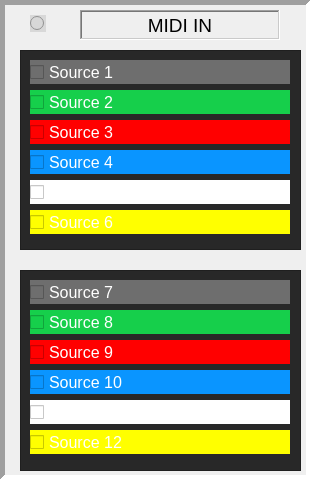
   <widget class="QFrame" name="frame_MIDI">
    <property name="geometry">
     <rect>
      <x>10</x>
      <y>60</y>
      <width>311</width>
      <height>480</height>
     </rect>
    </property>
    <property name="frameShape">
     <enum>QFrame::Panel</enum>
    </property>
    <property name="frameShadow">
     <enum>QFrame::Sunken</enum>
    </property>
    <property name="lineWidth">
     <number>5</number>
    </property>
    <property name="midLineWidth">
     <number>5</number>
    </property>
    <widget class="QFrame" name="frame_3">
     <property name="geometry">
      <rect>
       <x>20</x>
       <y>50</y>
       <width>281</width>
       <height>200</height>
      </rect>
     </property>
     <property name="styleSheet">
      <string notr="true">background-color: rgb(40,40,40);
color: rgb(255, 255, 255);</string>
     </property>
     <property name="frameShape">
      <enum>QFrame::StyledPanel</enum>
     </property>
     <property name="frameShadow">
      <enum>QFrame::Raised</enum>
     </property>
     <widget class="CustomCheckBox" name="checkBox_source_6">
      <property name="geometry">
       <rect>
        <x>10</x>
        <y>160</y>
        <width>260</width>
        <height>24</height>
       </rect>
      </property>
      <property name="font">
       <font>
        <pointsize>12</pointsize>
       </font>
      </property>
      <property name="styleSheet">
       <string notr="true">background-color: rgb(255, 255, 0);</string>
      </property>
      <property name="text">
       <string>Source 6</string>
      </property>
      <property name="iconSize">
       <size>
        <width>16</width>
        <height>16</height>
       </size>
      </property>
     </widget>
     <widget class="CustomCheckBox" name="checkBox_source_2">
      <property name="geometry">
       <rect>
        <x>10</x>
        <y>40</y>
        <width>260</width>
        <height>24</height>
       </rect>
      </property>
      <property name="font">
       <font>
        <pointsize>12</pointsize>
       </font>
      </property>
      <property name="styleSheet">
       <string notr="true">background-color: rgb(22, 207, 75);</string>
      </property>
      <property name="text">
       <string>Source 2</string>
      </property>
      <property name="iconSize">
       <size>
        <width>16</width>
        <height>16</height>
       </size>
      </property>
     </widget>
     <widget class="CustomCheckBox" name="checkBox_source_1">
      <property name="geometry">
       <rect>
        <x>10</x>
        <y>10</y>
        <width>260</width>
        <height>24</height>
       </rect>
      </property>
      <property name="palette">
       <palette>
        <active>
         <colorrole role="WindowText">
          <brush brushstyle="SolidPattern">
           <color alpha="255">
            <red>255</red>
            <green>255</green>
            <blue>255</blue>
           </color>
          </brush>
         </colorrole>
         <colorrole role="Button">
          <brush brushstyle="SolidPattern">
           <color alpha="255">
            <red>110</red>
            <green>110</green>
            <blue>110</blue>
           </color>
          </brush>
         </colorrole>
         <colorrole role="Text">
          <brush brushstyle="SolidPattern">
           <color alpha="255">
            <red>255</red>
            <green>255</green>
            <blue>255</blue>
           </color>
          </brush>
         </colorrole>
         <colorrole role="ButtonText">
          <brush brushstyle="SolidPattern">
           <color alpha="255">
            <red>255</red>
            <green>255</green>
            <blue>255</blue>
           </color>
          </brush>
         </colorrole>
         <colorrole role="Base">
          <brush brushstyle="SolidPattern">
           <color alpha="255">
            <red>110</red>
            <green>110</green>
            <blue>110</blue>
           </color>
          </brush>
         </colorrole>
         <colorrole role="Window">
          <brush brushstyle="SolidPattern">
           <color alpha="255">
            <red>110</red>
            <green>110</green>
            <blue>110</blue>
           </color>
          </brush>
         </colorrole>
        </active>
        <inactive>
         <colorrole role="WindowText">
          <brush brushstyle="SolidPattern">
           <color alpha="255">
            <red>255</red>
            <green>255</green>
            <blue>255</blue>
           </color>
          </brush>
         </colorrole>
         <colorrole role="Button">
          <brush brushstyle="SolidPattern">
           <color alpha="255">
            <red>110</red>
            <green>110</green>
            <blue>110</blue>
           </color>
          </brush>
         </colorrole>
         <colorrole role="Text">
          <brush brushstyle="SolidPattern">
           <color alpha="255">
            <red>255</red>
            <green>255</green>
            <blue>255</blue>
           </color>
          </brush>
         </colorrole>
         <colorrole role="ButtonText">
          <brush brushstyle="SolidPattern">
           <color alpha="255">
            <red>255</red>
            <green>255</green>
            <blue>255</blue>
           </color>
          </brush>
         </colorrole>
         <colorrole role="Base">
          <brush brushstyle="SolidPattern">
           <color alpha="255">
            <red>110</red>
            <green>110</green>
            <blue>110</blue>
           </color>
          </brush>
         </colorrole>
         <colorrole role="Window">
          <brush brushstyle="SolidPattern">
           <color alpha="255">
            <red>110</red>
            <green>110</green>
            <blue>110</blue>
           </color>
          </brush>
         </colorrole>
        </inactive>
        <disabled>
         <colorrole role="WindowText">
          <brush brushstyle="SolidPattern">
           <color alpha="255">
            <red>255</red>
            <green>255</green>
            <blue>255</blue>
           </color>
          </brush>
         </colorrole>
         <colorrole role="Button">
          <brush brushstyle="SolidPattern">
           <color alpha="255">
            <red>110</red>
            <green>110</green>
            <blue>110</blue>
           </color>
          </brush>
         </colorrole>
         <colorrole role="Text">
          <brush brushstyle="SolidPattern">
           <color alpha="255">
            <red>255</red>
            <green>255</green>
            <blue>255</blue>
           </color>
          </brush>
         </colorrole>
         <colorrole role="ButtonText">
          <brush brushstyle="SolidPattern">
           <color alpha="255">
            <red>255</red>
            <green>255</green>
            <blue>255</blue>
           </color>
          </brush>
         </colorrole>
         <colorrole role="Base">
          <brush brushstyle="SolidPattern">
           <color alpha="255">
            <red>110</red>
            <green>110</green>
            <blue>110</blue>
           </color>
          </brush>
         </colorrole>
         <colorrole role="Window">
          <brush brushstyle="SolidPattern">
           <color alpha="255">
            <red>110</red>
            <green>110</green>
            <blue>110</blue>
           </color>
          </brush>
         </colorrole>
        </disabled>
       </palette>
      </property>
      <property name="font">
       <font>
        <pointsize>12</pointsize>
       </font>
      </property>
      <property name="styleSheet">
       <string notr="true">background-color: rgb(110, 110, 110);
color: rgb(255, 255, 255);</string>
      </property>
      <property name="text">
       <string>Source 1</string>
      </property>
      <property name="iconSize">
       <size>
        <width>16</width>
        <height>16</height>
       </size>
      </property>
     </widget>
     <widget class="CustomCheckBox" name="checkBox_source_4">
      <property name="geometry">
       <rect>
        <x>10</x>
        <y>100</y>
        <width>260</width>
        <height>24</height>
       </rect>
      </property>
      <property name="font">
       <font>
        <pointsize>12</pointsize>
       </font>
      </property>
      <property name="styleSheet">
       <string notr="true">background-color: rgb(10, 149, 255);</string>
      </property>
      <property name="text">
       <string>Source 4</string>
      </property>
      <property name="iconSize">
       <size>
        <width>16</width>
        <height>16</height>
       </size>
      </property>
     </widget>
     <widget class="CustomCheckBox" name="checkBox_source_5">
      <property name="geometry">
       <rect>
        <x>10</x>
        <y>130</y>
        <width>260</width>
        <height>24</height>
       </rect>
      </property>
      <property name="font">
       <font>
        <pointsize>12</pointsize>
       </font>
      </property>
      <property name="styleSheet">
       <string notr="true">background-color: rgb(255, 255, 255);</string>
      </property>
      <property name="text">
       <string>Source 5</string>
      </property>
      <property name="iconSize">
       <size>
        <width>16</width>
        <height>16</height>
       </size>
      </property>
     </widget>
     <widget class="CustomCheckBox" name="checkBox_source_3">
      <property name="geometry">
       <rect>
        <x>10</x>
        <y>70</y>
        <width>260</width>
        <height>24</height>
       </rect>
      </property>
      <property name="font">
       <font>
        <pointsize>12</pointsize>
       </font>
      </property>
      <property name="styleSheet">
       <string notr="true">background-color: rgb(255, 0, 0);</string>
      </property>
      <property name="text">
       <string>Source 3</string>
      </property>
      <property name="iconSize">
       <size>
        <width>16</width>
        <height>16</height>
       </size>
      </property>
     </widget>
    </widget>
    <widget class="QLabel" name="label_MidiInputs">
     <property name="geometry">
      <rect>
       <x>80</x>
       <y>10</y>
       <width>200</width>
       <height>30</height>
      </rect>
     </property>
     <property name="font">
      <font>
       <pointsize>14</pointsize>
      </font>
     </property>
     <property name="frameShape">
      <enum>QFrame::WinPanel</enum>
     </property>
     <property name="frameShadow">
      <enum>QFrame::Sunken</enum>
     </property>
     <property name="text">
      <string>MIDI IN</string>
     </property>
     <property name="alignment">
      <set>Qt::AlignCenter</set>
     </property>
    </widget>
    <widget class="QFrame" name="frame_2">
     <property name="geometry">
      <rect>
       <x>20</x>
       <y>270</y>
       <width>281</width>
       <height>201</height>
      </rect>
     </property>
     <property name="styleSheet">
      <string notr="true">background-color: rgb(40,40,40);
color: rgb(255, 255, 255);</string>
     </property>
     <property name="frameShape">
      <enum>QFrame::StyledPanel</enum>
     </property>
     <property name="frameShadow">
      <enum>QFrame::Raised</enum>
     </property>
     <widget class="CustomCheckBox" name="checkBox_source_12">
      <property name="geometry">
       <rect>
        <x>10</x>
        <y>160</y>
        <width>260</width>
        <height>24</height>
       </rect>
      </property>
      <property name="font">
       <font>
        <pointsize>12</pointsize>
       </font>
      </property>
      <property name="styleSheet">
       <string notr="true">background-color: rgb(255, 255, 0);</string>
      </property>
      <property name="text">
       <string>Source 12</string>
      </property>
      <property name="iconSize">
       <size>
        <width>16</width>
        <height>16</height>
       </size>
      </property>
     </widget>
     <widget class="CustomCheckBox" name="checkBox_source_8">
      <property name="geometry">
       <rect>
        <x>10</x>
        <y>40</y>
        <width>260</width>
        <height>24</height>
       </rect>
      </property>
      <property name="font">
       <font>
        <pointsize>12</pointsize>
       </font>
      </property>
      <property name="styleSheet">
       <string notr="true">background-color: rgb(22, 207, 75);</string>
      </property>
      <property name="text">
       <string>Source 8</string>
      </property>
      <property name="iconSize">
       <size>
        <width>16</width>
        <height>16</height>
       </size>
      </property>
     </widget>
     <widget class="CustomCheckBox" name="checkBox_source_7">
      <property name="geometry">
       <rect>
        <x>10</x>
        <y>10</y>
        <width>260</width>
        <height>24</height>
       </rect>
      </property>
      <property name="font">
       <font>
        <pointsize>12</pointsize>
       </font>
      </property>
      <property name="styleSheet">
       <string notr="true">background-color: rgb(110, 110, 110);
color: rgb(255, 255, 255);</string>
      </property>
      <property name="text">
       <string>Source 7</string>
      </property>
      <property name="iconSize">
       <size>
        <width>16</width>
        <height>16</height>
       </size>
      </property>
     </widget>
     <widget class="CustomCheckBox" name="checkBox_source_9">
      <property name="geometry">
       <rect>
        <x>10</x>
        <y>70</y>
        <width>260</width>
        <height>24</height>
       </rect>
      </property>
      <property name="font">
       <font>
        <pointsize>12</pointsize>
       </font>
      </property>
      <property name="styleSheet">
       <string notr="true">background-color: rgb(255, 0, 0);</string>
      </property>
      <property name="text">
       <string>Source 9</string>
      </property>
      <property name="iconSize">
       <size>
        <width>16</width>
        <height>16</height>
       </size>
      </property>
     </widget>
     <widget class="CustomCheckBox" name="checkBox_source_10">
      <property name="geometry">
       <rect>
        <x>10</x>
        <y>100</y>
        <width>260</width>
        <height>24</height>
       </rect>
      </property>
      <property name="font">
       <font>
        <pointsize>12</pointsize>
       </font>
      </property>
      <property name="styleSheet">
       <string notr="true">background-color: rgb(10, 149, 255);</string>
      </property>
      <property name="text">
       <string>Source 10</string>
      </property>
      <property name="iconSize">
       <size>
        <width>16</width>
        <height>16</height>
       </size>
      </property>
     </widget>
     <widget class="CustomCheckBox" name="checkBox_source_11">
      <property name="geometry">
       <rect>
        <x>10</x>
        <y>130</y>
        <width>260</width>
        <height>24</height>
       </rect>
      </property>
      <property name="font">
       <font>
        <pointsize>12</pointsize>
       </font>
      </property>
      <property name="styleSheet">
       <string notr="true">background-color: rgb(255, 255, 255);</string>
      </property>
      <property name="text">
       <string>Source 11</string>
      </property>
      <property name="iconSize">
       <size>
        <width>16</width>
        <height>16</height>
       </size>
      </property>
     </widget>
    </widget>
    <widget class="QRadioButton" name="radioButton_MIDI">
     <property name="geometry">
      <rect>
       <x>30</x>
       <y>15</y>
       <width>16</width>
       <height>17</height>
      </rect>
     </property>
     <property name="styleSheet">
      <string notr="true">background-color: rgb(216, 216, 216);</string>
     </property>
     <property name="text">
      <string/>
     </property>
    </widget>
   </widget>
